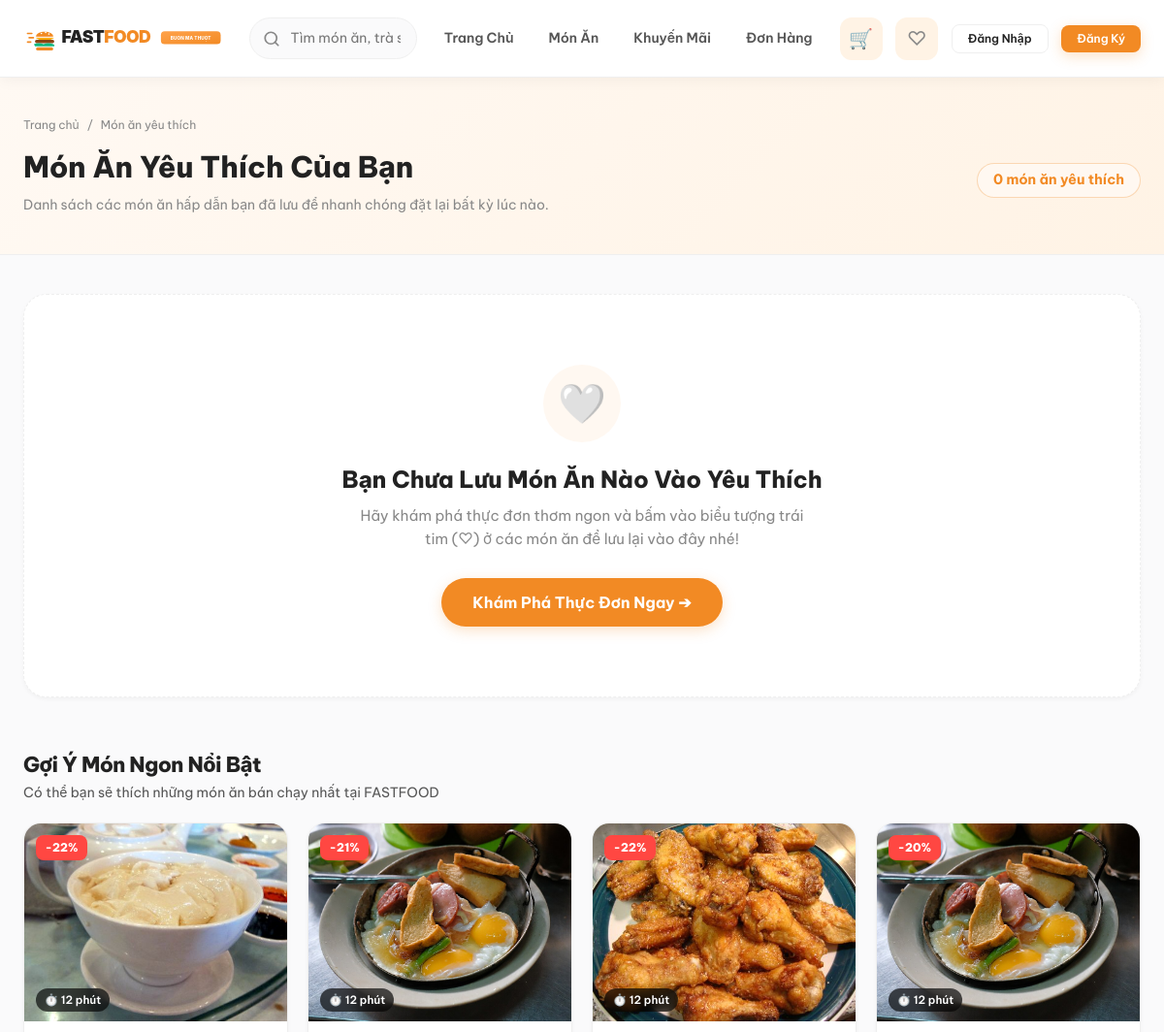
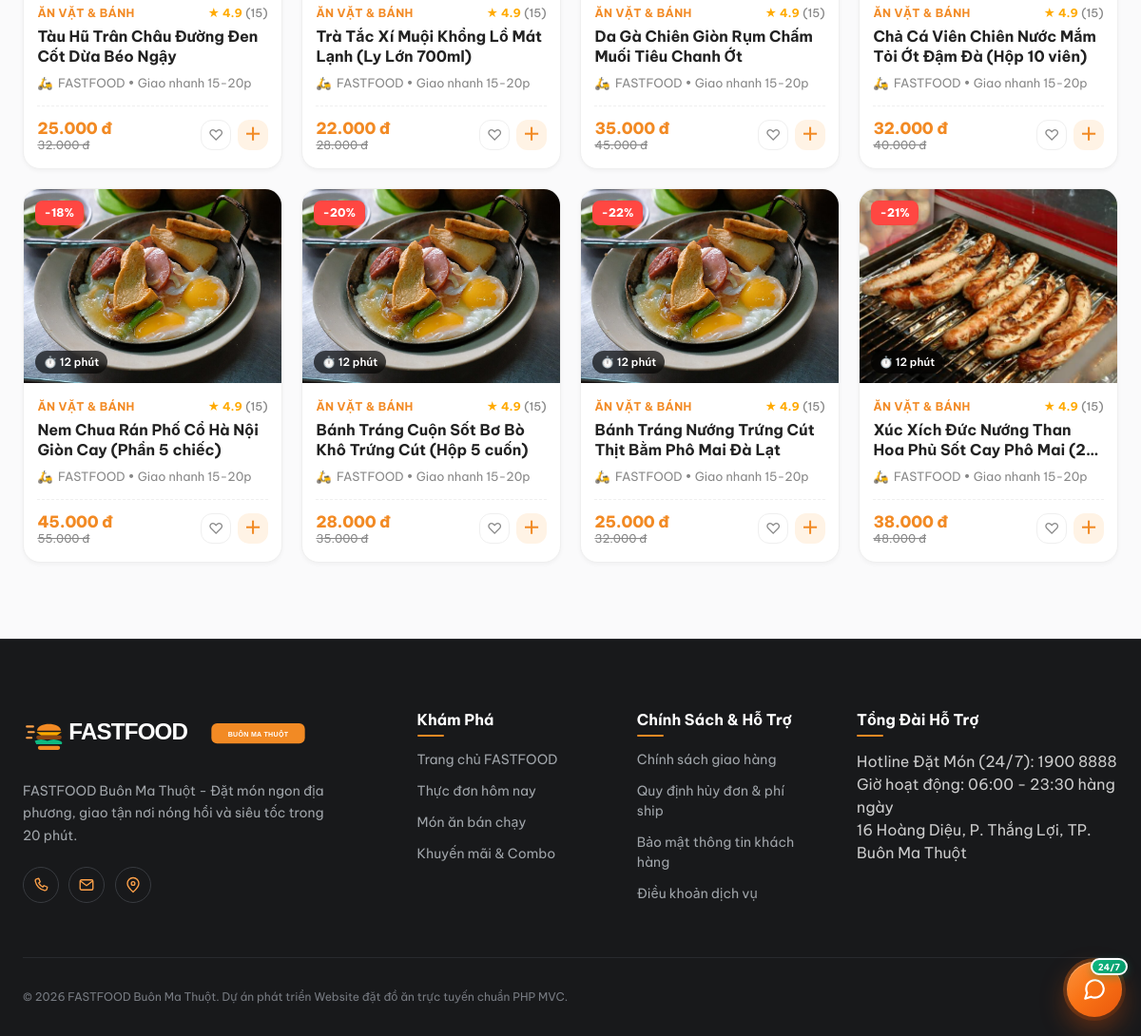
/favorites.php, run on an earlier commit of the app's database (2 pictures, top to bottom).
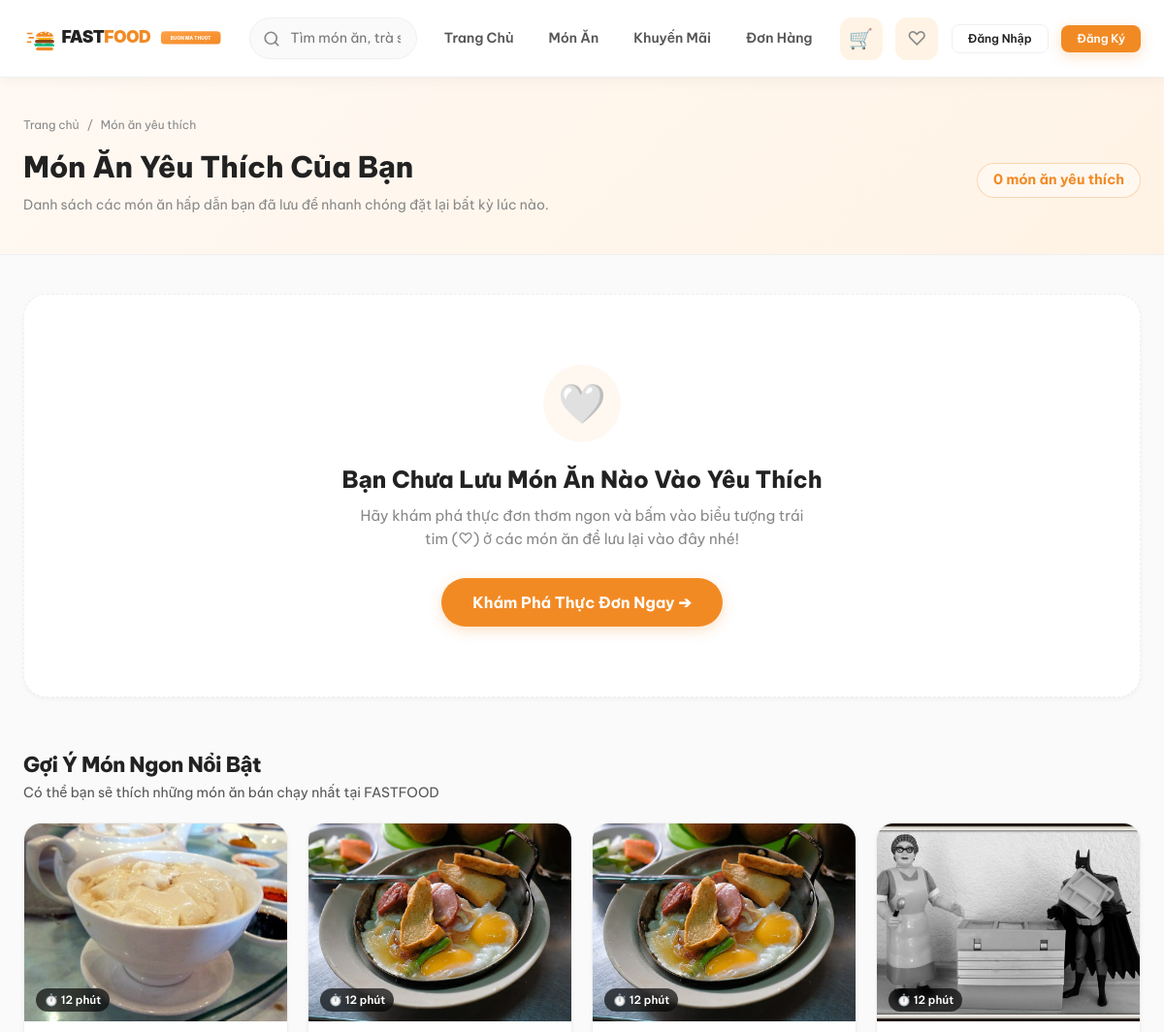
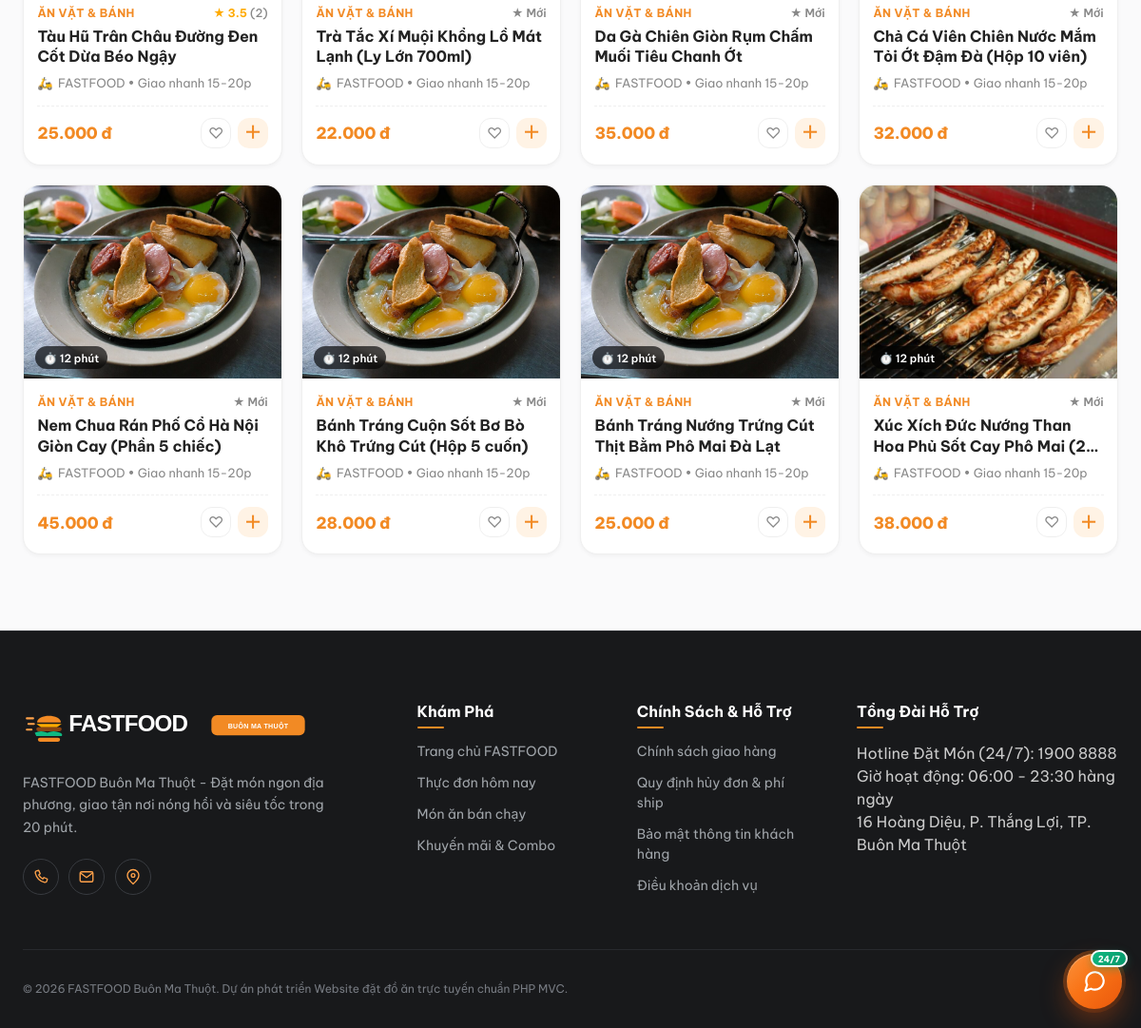
And on a later commit of the database (2 pictures, top to bottom).
### tables this page shows
CREATE TABLE `products` (
  `id` bigint(20) unsigned NOT NULL AUTO_INCREMENT,
  `product_code` varchar(50) DEFAULT NULL COMMENT 'Mã sản phẩm (ví dụ: prod-1)',
  `restaurant_id` bigint(20) unsigned NOT NULL COMMENT 'FK quán bán món này',
  `category_id` int(10) unsigned NOT NULL COMMENT 'FK danh mục món',
  `name` varchar(200) NOT NULL COMMENT 'Tên món ăn',
  `slug` varchar(220) NOT NULL COMMENT 'Slug món ăn',
  `description` text DEFAULT NULL COMMENT 'Mô tả thành phần, khẩu phần',
  `image_url` varchar(500) DEFAULT NULL COMMENT 'Ảnh chính món ăn',
  `base_price` decimal(12,2) NOT NULL COMMENT 'Giá gốc',
  `discount_price` decimal(12,2) DEFAULT NULL COMMENT 'Giá khuyến mãi (nếu có)',
  `is_available` tinyint(1) DEFAULT 1 COMMENT '1 = Còn món, 0 = Tạm hết hàng',
  `status` enum('in_stock','out_of_stock','unavailable_today') NOT NULL DEFAULT 'in_stock',
  `is_featured` tinyint(1) DEFAULT 0 COMMENT '1 = Món ăn nổi bật / Best-seller',
  `prep_time_minutes` int(10) unsigned DEFAULT 15 COMMENT 'Thời gian chuẩn bị món dự kiến (phút)',
  `rating_avg` decimal(3,2) NOT NULL DEFAULT 0.00,
  `rating_count` int(10) unsigned NOT NULL DEFAULT 0,
  `options` longtext DEFAULT NULL COMMENT 'Biến thể & tùy chọn: size, topping, khẩu vị',
  `created_at` timestamp NOT NULL DEFAULT current_timestamp(),
  `updated_at` timestamp NOT NULL DEFAULT current_timestamp() ON UPDATE current_timestamp(),
  PRIMARY KEY (`id`),
  KEY `fk_products_restaurant` (`restaurant_id`),
  KEY `fk_products_category` (`category_id`),
  KEY `idx_products_available` (`is_available`),
  KEY `idx_products_price` (`base_price`,`discount_price`),
  KEY `idx_products_status` (`status`),
  CONSTRAINT `fk_products_category` FOREIGN KEY (`category_id`) REFERENCES `categories` (`id`) ON UPDATE CASCADE,
  CONSTRAINT `fk_products_restaurant` FOREIGN KEY (`restaurant_id`) REFERENCES `restaurants` (`id`) ON DELETE CASCADE ON UPDATE CASCADE
);

CREATE TABLE `categories` (
  `id` int(10) unsigned NOT NULL AUTO_INCREMENT,
  `restaurant_id` bigint(20) unsigned DEFAULT NULL COMMENT 'NULL nếu là danh mục chung toàn hệ thống, có ID nếu quán tự tạo',
  `name` varchar(100) NOT NULL COMMENT 'Tên danh mục (ví dụ: Cơm, Trà sữa, Burger)',
  `slug` varchar(120) NOT NULL COMMENT 'Đường dẫn tĩnh danh mục',
  `icon_url` varchar(500) DEFAULT NULL COMMENT 'Icon minh họa',
  `display_order` int(11) DEFAULT 0 COMMENT 'Thứ tự hiển thị',
  `is_active` tinyint(1) DEFAULT 1 COMMENT '1 = Hiển thị, 0 = Ẩn',
  `created_at` timestamp NOT NULL DEFAULT current_timestamp(),
  `updated_at` timestamp NOT NULL DEFAULT current_timestamp() ON UPDATE current_timestamp(),
  PRIMARY KEY (`id`),
  UNIQUE KEY `slug` (`slug`),
  KEY `fk_categories_restaurant` (`restaurant_id`),
  KEY `idx_categories_slug` (`slug`),
  KEY `idx_categories_display_order` (`display_order`),
  CONSTRAINT `fk_categories_restaurant` FOREIGN KEY (`restaurant_id`) REFERENCES `restaurants` (`id`) ON DELETE SET NULL ON UPDATE CASCADE
);

### helpers/functions.php (the view, shortened to what the rows shown need)
<?php
function formatVND($amount) {
    return number_format((float)($amount ?? 0), 0, ',', '.') . ' đ';
}
function escapeHtml($str) {
    return htmlspecialchars((string)($str ?? ''), ENT_QUOTES, 'UTF-8');
}
function getAssetUrl($path) {
    $cleanPath = ltrim($path, '/');
    return BASE_URL . '/' . $cleanPath;
}
function getFoodImageUrl($img) {
    if (preg_match('#^(https?://|//)#i', $img)) {
        return $img;
    }
    $clean = ltrim($img, '/');
    if (strpos($clean, 'assets/') === 0 || strpos($clean, 'frontend/') === 0) {
        return BASE_URL . '/' . $clean;
    }
    return BASE_URL . '/assets/images/foods/' . $clean;
}
function getUrl($path = '') {
    $cleanPath = ltrim($path, '/');
    $url = BASE_URL . ($cleanPath ? '/' . $cleanPath : '');
    return $url;
}
function renderProductCard($p) {
    $id = (int)($p['id'] ?? 0);
    $name = $p['name'] ?? 'Món ăn ngon';
    $basePrice = (float)($p['base_price'] ?? ($p['price'] ?? 0));
    $discountPrice = !empty($p['discount_price']) ? (float)$p['discount_price'] : 0;
    $hasDiscount = $discountPrice > 0 && $discountPrice < $basePrice;
    $currentPrice = $hasDiscount ? $discountPrice : $basePrice;
    $discountPct = $hasDiscount ? round((($basePrice - $discountPrice) / $basePrice) * 100) : 0;
    $rawImg = !empty($p['image_url']) ? $p['image_url'] : (!empty($p['image']) ? $p['image'] : '');
    $imgUrl = escapeHtml(getFoodImageUrl($rawImg));
    $category = !empty($p['category_name']) ? $p['category_name'] : (!empty($p['category']) ? $p['category'] : 'FASTFOOD');
    $ratingCount = (int)($p['rating_count'] ?? 0);
    $ratingAvgVal = (float)($p['rating_avg'] ?? 0);
    if ($ratingCount > 0 && $ratingAvgVal > 0) {
        $ratingDisplay = '★ ' . number_format($ratingAvgVal, 1) . ' <span style="color:var(--text-muted); font-weight:500;">(' . $ratingCount . ')</span>';
    } elseif (!empty($p['rating']) && (float)$p['rating'] > 0) {
        $ratingDisplay = '★ ' . number_format((float)$p['rating'], 1);
    } else {
        $ratingDisplay = '<span style="color:var(--text-muted); font-weight:600;">★ Mới</span>';
    }
    $prepTime = !empty($p['prep_time_minutes']) ? $p['prep_time_minutes'] . ' phút' : '15-20 phút';
    $detailUrl = getUrl('food-detail.php?id=' . $id);
    ?>
    <div class="product-card" data-product-id="<?= $id ?>" data-category-id="<?= (int)($p['category_id'] ?? 0) ?>" data-category="<?= escapeHtml($category) ?>">
      <div class="product-thumb-wrap">
        <a href="<?= $detailUrl ?>" style="display:block; width:100%; height:100%;">
          <img src="<?= $imgUrl ?>" alt="<?= escapeHtml($name) ?>" class="product-thumb" loading="lazy" onerror="this.onerror=null; this.src='<?= getAssetUrl('assets/images/foods/banh-mi-chao.jpg') ?>';">
        </a>
        <?php if ($hasDiscount): ?>
          <span class="product-tag-discount">-<?= $discountPct ?>%</span>
        <?php endif; ?>
        <span class="product-tag-time">⏱️ <?= $prepTime ?></span>
      </div>
      <div class="product-info">
        <div class="product-meta-row">
          <span class="product-category-name" title="<?= escapeHtml($category) ?>"><?= escapeHtml($category) ?></span>
          <span class="product-rating"><?= $ratingDisplay ?></span>
        </div>
        <a href="<?= $detailUrl ?>" class="product-title" title="<?= escapeHtml($name) ?>">
          <?= escapeHtml($name) ?>
        </a>
        <div class="product-restaurant-name" style="color:var(--text-muted); font-size:0.8rem;">
          <span>🛵</span> FASTFOOD • Giao nhanh 15-20p
        </div>
        <div class="product-bottom-row">
          <div class="product-price-box">
            <span class="product-price"><?= formatVND($currentPrice) ?></span>
            <?php if ($hasDiscount): ?>
              <span class="product-old-price"><?= formatVND($basePrice) ?></span>
            <?php endif; ?>
          </div>
          <div class="product-actions-group">
            <button type="button" class="favorite-btn" data-id="<?= $id ?>" onclick="toggleFavorite(<?= $id ?>, this)" title="Yêu thích món này">♡</button>
            <button type="button" class="btn-add-cart" onclick="openFoodModal(<?= $id ?>)" title="Tùy chọn món & Topping">＋</button>
          </div>
        </div>
      </div>
    </div>
    <?php
    return ob_get_clean();
}

### favorites.php (shortened to what the rows shown need)
<?php
$db = getDB();
$fallbackProducts = $db->query("SELECT p.*, c.name AS category_name, r.name AS restaurant_name
                                FROM products p
                                LEFT JOIN categories c ON p.category_id = c.id
                                LEFT JOIN restaurants r ON p.restaurant_id = r.id
                                WHERE p.is_available = 1
                                ORDER BY p.is_featured DESC, p.id DESC LIMIT 8")->fetchAll();
require_once ROOT_PATH . '/includes/header.php';
?>
<div class="page-header-bar">
  <div class="container">
    <div style="display:flex; justify-content:space-between; align-items:center; flex-wrap:wrap; gap:1rem;">
      <div>
        <h1 class="page-title">Món Ăn Yêu Thích Của Bạn</h1>
      </div>
    </div>
  </div>
</div>
<main class="container" style="margin-top: 2rem; margin-bottom: 5rem;">
  <section class="favorites-section" aria-label="Danh sách món ăn yêu thích">
    <div class="favorites-empty-box" id="favorites-empty" style="display:none; text-align:center; padding: 4.5rem 1.5rem; background:#FFFFFF; border:1px dashed var(--border-color); border-radius:var(--radius-xl); box-shadow:var(--shadow-sm); margin-bottom:3rem;">
      <h2 style="font-size: 1.5rem; font-weight: 800; color: var(--text-main); margin-bottom: 0.5rem;">
        Bạn Chưa Lưu Món Ăn Nào Vào Yêu Thích
      </h2>
    </div>
    <div id="favorites-suggestions" style="display:none; margin-top:3.5rem;">
      <div class="grid grid-cols-4" style="display:grid; grid-template-columns:repeat(auto-fill, minmax(260px, 1fr)); gap:1.25rem;">
        <?php foreach ($fallbackProducts as $prod): ?>
          <?= renderProductCard($prod) ?>
        <?php endforeach; ?>
      </div>
    </div>
  </section>
</main>
<?php require_once ROOT_PATH . '/includes/footer.php'; ?>

What changed in the data, as far as the page shows it:
changed products "Tàu Hũ Trân Châu Đường Đen Cốt Dừa Béo Ngậy": rating_avg "4.9" → "3.5"; rating_count "15" → "2"; discountPct "22" → (not shown); base_price "32.000 đ" → (not shown)
changed products "Trà Tắc Xí Muội Khổng Lồ Mát Lạnh (Ly Lớn 700ml)": discountPct "21" → (not shown); rating_avg "4.9" → (not shown); rating_count "15" → (not shown); base_price "28.000 đ" → (not shown); now shows "★ Mới"
changed products "Da Gà Chiên Giòn Rụm Chấm Muối Tiêu Chanh Ớt": image_url: picture removed, a placeholder shows; discountPct "22" → (not shown); rating_avg "4.9" → (not shown); rating_count "15" → (not shown); base_price "45.000 đ" → (not shown); now shows "★ Mới"
changed products "Chả Cá Viên Chiên Nước Mắm Tỏi Ớt Đậm Đà (Hộp 10 viên)": image_url: picture added in place of a placeholder; discountPct "20" → (not shown); rating_avg "4.9" → (not shown); rating_count "15" → (not shown); base_price "40.000 đ" → (not shown); now shows "★ Mới"
changed products "Nem Chua Rán Phố Cổ Hà Nội Giòn Cay (Phần 5 chiếc)": discountPct "18" → (not shown); rating_avg "4.9" → (not shown); rating_count "15" → (not shown); base_price "55.000 đ" → (not shown); now shows "★ Mới"
changed products "Bánh Tráng Cuộn Sốt Bơ Bò Khô Trứng Cút (Hộp 5 cuốn)": discountPct "20" → (not shown); rating_avg "4.9" → (not shown); rating_count "15" → (not shown); base_price "35.000 đ" → (not shown); now shows "★ Mới"
changed products "Bánh Tráng Nướng Trứng Cút Thịt Bằm Phô Mai Đà Lạt": discountPct "22" → (not shown); rating_avg "4.9" → (not shown); rating_count "15" → (not shown); base_price "32.000 đ" → (not shown); now shows "★ Mới"
changed products "Xúc Xích Đức Nướng Than Hoa Phủ Sốt Cay Phô Mai…": discountPct "21" → (not shown); rating_avg "4.9" → (not shown); rating_count "15" → (not shown); base_price "48.000 đ" → (not shown); now shows "★ Mới"
